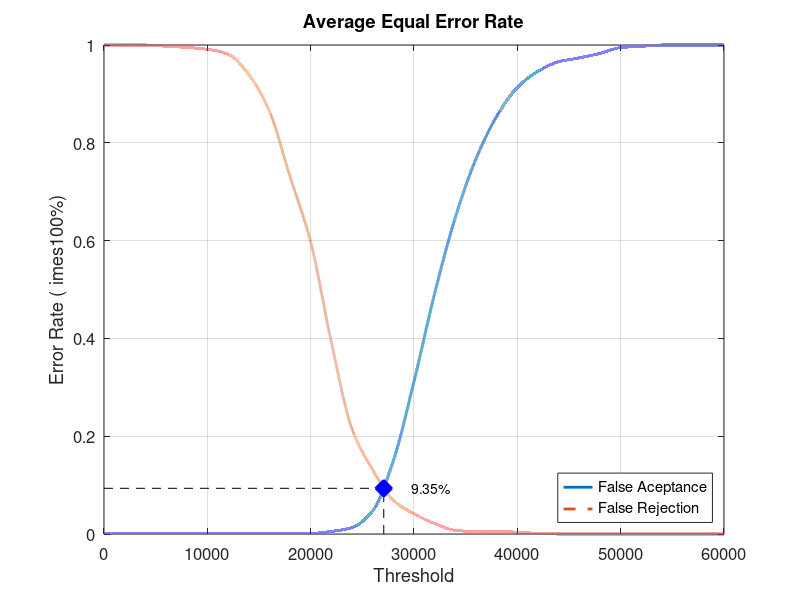
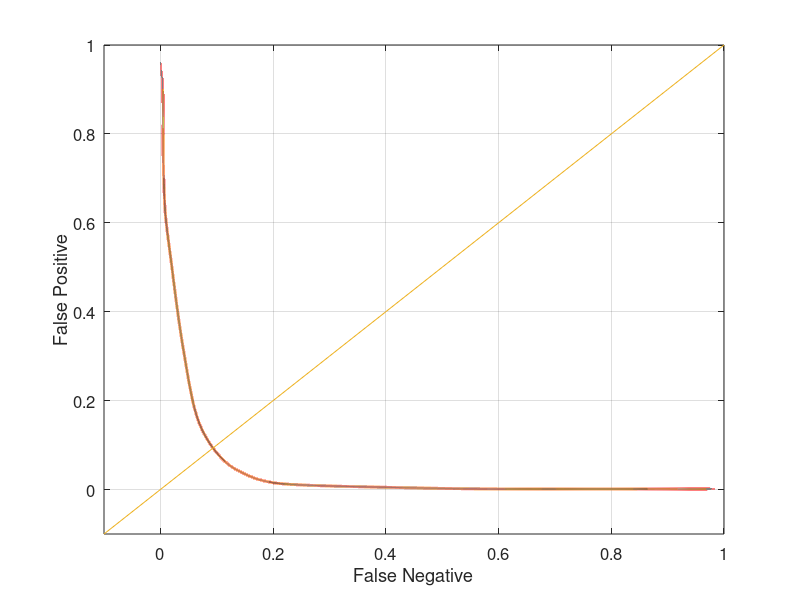

MATLAB code for these plots, in order:
close all;
clear;
clc;
x = 0:2000:60000;
xq = 0:0.5:60000;

y0 = [0 0.00131579 0.00131579 0.00131579 0.00131579 0.00131579 0.00131579 0.00131579 0.00131579 0.00131579 0.00131579 0.00526316 0.0131579 0.0473684 0.15 0.311842 0.492105 0.647368 0.767105 0.853947 0.913158 0.946053 0.965789 0.973684 0.982895 0.994737 0.997368 1 1 1 1]
yy0 = interp1(x, y0, xq, 'pchip');
y1 = [1 1 1 0.9975 0.995 0.99125 0.98125 0.94 0.865 0.73125 0.5975 0.3925 0.215 0.13125 0.06875 0.04125 0.02125 0.0075 0.005 0.005 0.00375 0.00125 0 0 0 0 0 0 0 0 0]
yy1 = interp1(x, y1, xq, 'pchip');

% Calculating EER: 
y2 = abs(y0 - y1);
find(y2 == min(y2))
yy2 = abs(yy0 - yy1);
xEER = find(yy2 == min(yy2));
xEERIndex = xq(xEER) % X-axis EER
yEER = yy0(xEER) % Y-axis EER

main = figure
plot(xq, yy0,'-','LineWidth', 2);	hold on
plot(xq, yy1,'--','LineWidth', 2);	hold on
plot([xEERIndex xEERIndex], [0 yEER], 'k--');	hold on
plot([0 xEERIndex], [yEER yEER], 'k--');	hold on
plot(xEERIndex, yEER, 'bx', 'LineWidth', 10);	hold on
text(xEERIndex + 10 * xEERIndex / 100, yEER, [num2str(round((10000 * yEER)) / 100) '%'])
legend('False Aceptance', 'False Rejection', 'Location', 'SouthEast')
xlabel('Threshold')
ylabel('Error Rate (	imes100%)')
title('Average Equal Error Rate')
set(gca, 'FontSize', 12)
axis([0 60000 0 1])
grid on

print(main, 'Experiment4AverageMain', '-dpng');
FNRxFPR = figure('Color', [1 1 1]);
plot(yy1, yy0, '-', yy1, yy0, 'LineWidth', 2);
hold on
y = -0.1:0.1:1
plot(y, y); 
set(gca, 'FontSize', 12)
xlabel('False Negative')
ylabel('False Positive')
axis([-0.1 1 -0.1 1])
set(gca, 'FontSize', 12)
grid on

print(FNRxFPR, 'Experiment4AverageFNRxFPR','-dpng');
